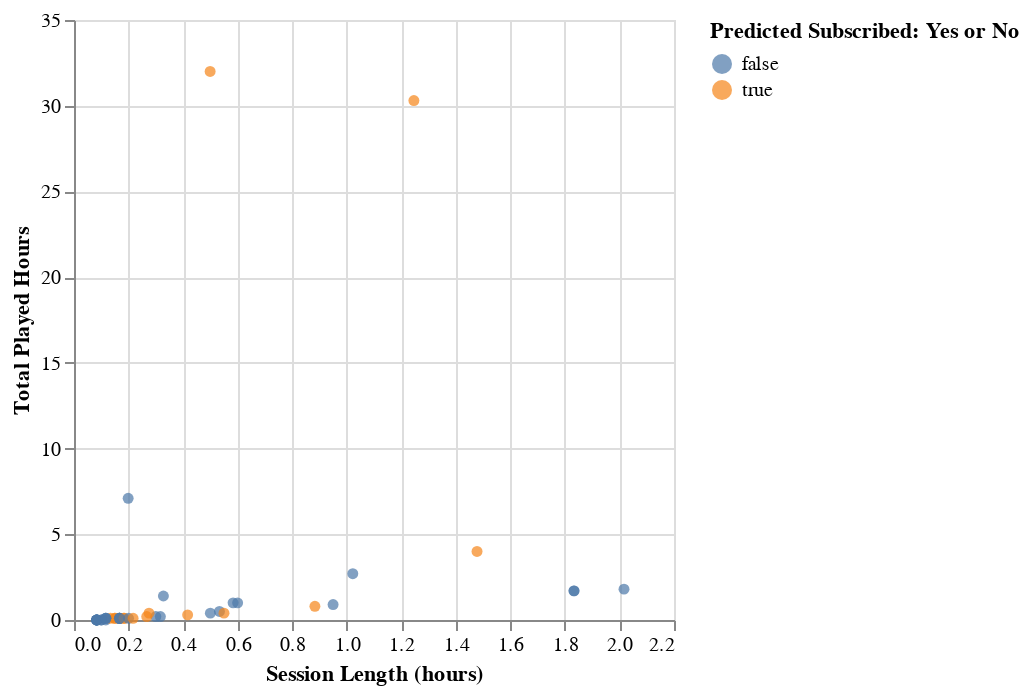

Notebook code for this chart:
### Code cell
test_predicted_plot=alt.Chart(players_session_predict).mark_circle().encode(
    x=alt.X('session_length_hours').title('Session Length (hours)'),
    y=alt.Y('played_hours').title('Total Played Hours'),
    color=alt.Color('predicted').title('Predicted Subscribed: Yes or No')
)
test_predicted_plot

### Figure 1 — Vega specification as saved in the notebook (floating-point values rounded to 4 significant figures)
{"$schema": "https://vega.github.io/schema/vega/v5.json", "data": [{"name": "source_0", "values": [{"played_hours": 0.0, "predicted": false, "session_length_hours": 0.08333}, {"played_hours": 0.0, "predicted": false, "session_length_hours": 0.08333}, {"played_hours": 0.8, "predicted": true, "session_length_hours": 0.8833}, {"played_hours": 0.0, "predicted": false, "session_length_hours": 0.1167}, {"played_hours": 0.1, "predicted": false, "session_length_hours": 0.1667}, {"played_hours": 30.3, "predicted": true, "session_length_hours": 1.246}, {"played_hours": 0.0, "predicted": false, "session_length_hours": 0.08333}, {"played_hours": 0.1, "predicted": true, "session_length_hours": 0.1833}, {"played_hours": 4.0, "predicted": true, "session_length_hours": 1.478}, {"played_hours": 1.0, "predicted": false, "session_length_hours": 0.5833}, {"played_hours": 0.3, "predicted": true, "session_length_hours": 0.4167}, {"played_hours": 0.2, "predicted": false, "session_length_hours": 0.3}, {"played_hours": 2.7, "predicted": false, "session_length_hours": 1.022}, {"played_hours": 0.1, "predicted": true, "session_length_hours": 0.15}, {"played_hours": 1.0, "predicted": false, "session_length_hours": 0.6}, {"played_hours": 0.4, "predicted": false, "session_length_hours": 0.5}, {"played_hours": 7.1, "predicted": false, "session_length_hours": 0.1986}, {"played_hours": 0.0, "predicted": false, "session_length_hours": 0.08333}, {"played_hours": 0.5, "predicted": false, "session_length_hours": 0.5333}, {"played_hours": 0.1, "predicted": false, "session_length_hours": 0.1667}, {"played_hours": 0.1, "predicted": true, "session_length_hours": 0.1333}, {"played_hours": 0.2, "predicted": true, "session_length_hours": 0.2667}, {"played_hours": 1.7, "predicted": false, "session_length_hours": 1.833}, {"played_hours": 0.1, "predicted": false, "session_length_hours": 0.1667}, {"played_hours": 0.1, "predicted": true, "session_length_hours": 0.15}, {"played_hours": 0.1, "predicted": false, "session_length_hours": 0.1667}, {"played_hours": 32.0, "predicted": true, "session_length_hours": 0.4992}, {"played_hours": 0.0, "predicted": false, "session_length_hours": 0.08333}, {"played_hours": 0.1, "predicted": true, "session_length_hours": 0.1833}, {"played_hours": 1.7, "predicted": false, "session_length_hours": 1.833}, {"played_hours": 0.1, "predicted": false, "session_length_hours": 0.2}, {"played_hours": 0.4, "predicted": true, "session_length_hours": 0.275}, {"played_hours": 0.0, "predicted": false, "session_length_hours": 0.08333}, {"played_hours": 0.1, "predicted": false, "session_length_hours": 0.1167}, {"played_hours": 0.4, "predicted": true, "session_length_hours": 0.55}, {"played_hours": 0.1, "predicted": false, "session_length_hours": 0.1167}, {"played_hours": 0.0, "predicted": false, "session_length_hours": 0.1}, {"played_hours": 1.8, "predicted": false, "session_length_hours": 2.017}, {"played_hours": 0.0, "predicted": false, "session_length_hours": 0.1}, {"played_hours": 1.4, "predicted": false, "session_length_hours": 0.3278}, {"played_hours": 0.2, "predicted": false, "session_length_hours": 0.3167}, {"played_hours": 0.1, "predicted": true, "session_length_hours": 0.2167}, {"played_hours": 0.0, "predicted": false, "session_length_hours": 0.08333}, {"played_hours": 0.0, "predicted": false, "session_length_hours": 0.08333}, {"played_hours": 0.1, "predicted": false, "session_length_hours": 0.1667}, {"played_hours": 0.1, "predicted": false, "session_length_hours": 0.1167}, {"played_hours": 0.9, "predicted": false, "session_length_hours": 0.95}]}, {"name": "source_0_x_domain_session_length_hours", "values": [{"min": 0.08333, "max": 2.017}]}, {"name": "source_0_y_domain_played_hours", "values": [{"min": 0.0, "max": 32.0}]}, {"name": "source_0_color_domain_predicted", "values": [{"predicted": false}, {"predicted": true}]}], "marks": [{"type": "symbol", "name": "marks", "from": {"data": "source_0"}, "encode": {"update": {"x": {"field": "session_length_hours", "scale": "x"}, "y": {"field": "played_hours", "scale": "y"}, "shape": {"value": "circle"}, "opacity": {"value": 0.7}, "fill": {"field": "predicted", "scale": "color"}}}, "style": ["circle"]}], "scales": [{"name": "x", "type": "linear", "domain": [{"signal": "(data(\"source_0_x_domain_session_length_hours\")[0] || {}).min"}, {"signal": "(data(\"source_0_x_domain_session_length_hours\")[0] || {}).max"}], "range": [0, {"signal": "width"}], "zero": true, "nice": true}, {"name": "y", "type": "linear", "domain": [{"signal": "(data(\"source_0_y_domain_played_hours\")[0] || {}).min"}, {"signal": "(data(\"source_0_y_domain_played_hours\")[0] || {}).max"}], "range": [{"signal": "height"}, 0], "nice": true, "zero": true}, {"name": "color", "type": "ordinal", "domain": {"data": "source_0_color_domain_predicted", "field": "predicted", "sort": true}, "range": "category"}], "axes": [{"scale": "x", "zindex": 0, "grid": true, "aria": false, "tickCount": {"signal": "ceil(width/40)"}, "gridScale": "y", "orient": "bottom", "domain": false, "maxExtent": 0, "minExtent": 0, "labels": false, "ticks": false}, {"scale": "y", "labels": false, "tickCount": {"signal": "ceil(height/40)"}, "ticks": false, "grid": true, "domain": false, "zindex": 0, "orient": "left", "aria": false, "maxExtent": 0, "gridScale": "x", "minExtent": 0}, {"scale": "x", "zindex": 0, "labelFlush": true, "orient": "bottom", "grid": false, "labelOverlap": true, "title": "Session Length (hours)", "tickCount": {"signal": "ceil(width/40)"}}, {"scale": "y", "grid": false, "tickCount": {"signal": "ceil(height/40)"}, "zindex": 0, "labelOverlap": true, "title": "Total Played Hours", "orient": "left"}], "background": "white", "padding": 5, "width": 300, "height": 300, "legends": [{"title": "Predicted Subscribed: Yes or No", "fill": "color", "symbolType": "circle", "encode": {"symbols": {"update": {"opacity": {"value": 0.7}}}}}], "style": "cell"}
